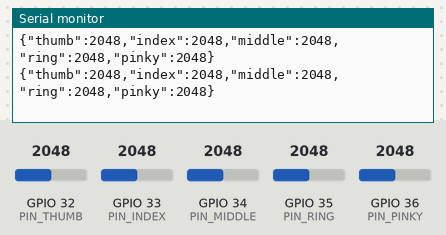
The sketch below on a simulated ESP32. Shown: the last lines printed to the serial monitor. The inputs (shaded band) are chosen by the test bench; at power-on: GPIO 32 (PIN_THUMB) = 2048, GPIO 33 (PIN_INDEX) = 2048, GPIO 34 (PIN_MIDDLE) = 2048, GPIO 35 (PIN_RING) = 2048, GPIO 36 (PIN_PINKY) = 2048 (analog values on the 0–4095 scale).

Above: at 2.2 s.
2.3 s: GPIO 32 (PIN_THUMB) set to 2866
At 2.44 s:
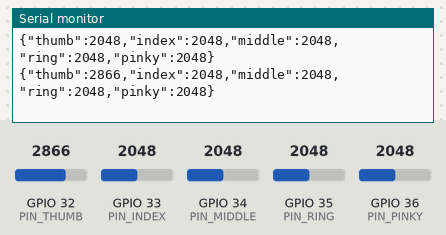
3.8 s: GPIO 33 (PIN_INDEX) set to 2866
At 3.8 s:
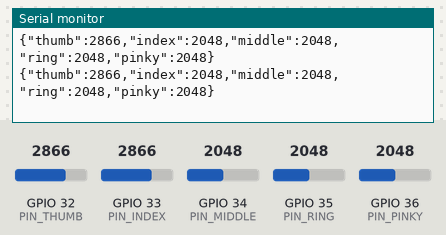
5.3 s: GPIO 34 (PIN_MIDDLE) set to 2866
At 5.31 s:
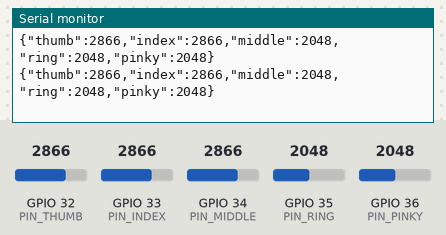
6.8 s: GPIO 35 (PIN_RING) set to 2866
At 6.83 s:
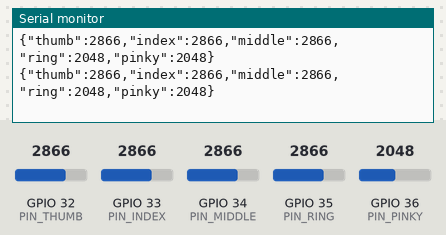
8.3 s: GPIO 36 (PIN_PINKY) set to 2866
At 8.35 s:
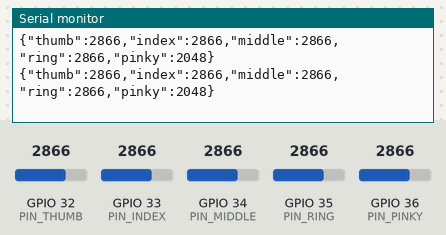
9.8 s: GPIO 32 (PIN_THUMB) set to 3972
At 9.87 s:
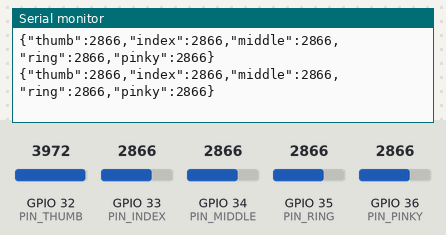
Timing chart, 0 to 12.3 s (numbered marks = the images above; inputs shaded):
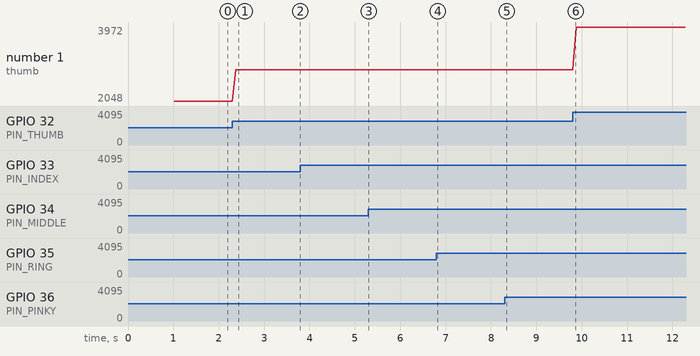

Measured:
- after the input at 2.3 s, the serial monitor: prints a new line after 0.07 s (image 1)
- plotted number 1: 2048 → 2866 after the input at 2.3 s, 2866 → 3972 after the input at 9.8 s

The sketch:

signify_esp32_wired.ino
```cpp
/*
  Signify - ESP32 Wired Glove Firmware (USB Serial Version)
  ---------------------------------------------------------
  Reads 5 flex sensors (thumb, index, middle, ring, pinky) and sends
  calibrated/smoothed 12-bit ADC values (0-4095) over the USB data cable.

  Wiring (30-pin ESP32 with 3.3V voltage dividers):
    - Thumb  : GPIO 32
    - Index  : GPIO 33
    - Middle : GPIO 34
    - Ring   : GPIO 35
    - Pinky  : GPIO 36 (VP / SVP)

  Power:
    - 3.3V from ESP32 to one leg of each flex sensor
    - 10k fixed resistor from other leg to GND
    - Middle junction to the designated ESP32 GPIO pin

  No WiFi or MQTT needed. Works directly with USB serial at 115200 baud.
*/

// Pin definitions (All ADC1 pins - safe and stable)
const int PIN_THUMB  = 32;
const int PIN_INDEX  = 33;
const int PIN_MIDDLE = 34;
const int PIN_RING   = 35;
const int PIN_PINKY  = 36; // Labeled VP or SVP on 30-pin boards

// Number of ADC readings averaged per sample to filter electrical noise
const int NUM_SAMPLES = 8;

int readSmoothed(int pin) {
  long sum = 0;
  for (int i = 0; i < NUM_SAMPLES; i++) {
    sum += analogRead(pin);
    delayMicroseconds(250);
  }
  return sum / NUM_SAMPLES;
}

void setup() {
  Serial.begin(115200);

  // Set ADC resolution to 12-bit (range 0 - 4095)
  analogReadResolution(12);

  // Optional: set attenuation to 11dB to read the full 0 - 3.3V range
  analogSetAttenuation(ADC_11db);

  // Small delay for serial to stabilize
  delay(1000);
  Serial.println("\n{\"status\":\"ready\",\"device\":\"Signify-ESP32-Wired\"}");
}

void loop() {
  int thumb  = readSmoothed(PIN_THUMB);
  int index_ = readSmoothed(PIN_INDEX);
  int middle = readSmoothed(PIN_MIDDLE);
  int ring   = readSmoothed(PIN_RING);
  int pinky  = readSmoothed(PIN_PINKY);

  // Send formatted JSON over USB Serial
  Serial.print("{\"thumb\":");
  Serial.print(thumb);
  Serial.print(",\"index\":");
  Serial.print(index_);
  Serial.print(",\"middle\":");
  Serial.print(middle);
  Serial.print(",\"ring\":");
  Serial.print(ring);
  Serial.print(",\"pinky\":");
  Serial.print(pinky);
  Serial.println("}");

  // Send updates ~15 times per second (smooth and responsive)
  delay(65);
}
```
